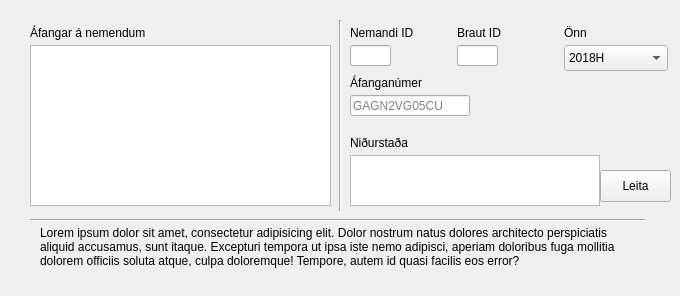
      <widget class="QWidget" name="studentcoursesTabRead">
       <attribute name="title">
        <string>Áfangi á nemanda</string>
       </attribute>
       <widget class="QLabel" name="label_38">
        <property name="geometry">
         <rect>
          <x>40</x>
          <y>226</y>
          <width>595</width>
          <height>61</height>
         </rect>
        </property>
        <property name="text">
         <string>Lorem ipsum dolor sit amet, consectetur adipisicing elit. Dolor nostrum natus dolores architecto perspiciatis aliquid accusamus, sunt itaque. Excepturi tempora ut ipsa iste nemo adipisci, aperiam doloribus fuga mollitia dolorem officiis soluta atque, culpa doloremque! Tempore, autem id quasi facilis eos error?</string>
        </property>
        <property name="textFormat">
         <enum>Qt::AutoText</enum>
        </property>
        <property name="scaledContents">
         <bool>false</bool>
        </property>
        <property name="alignment">
         <set>Qt::AlignLeading|Qt::AlignLeft|Qt::AlignTop</set>
        </property>
        <property name="wordWrap">
         <bool>true</bool>
        </property>
       </widget>
       <widget class="Line" name="line_13">
        <property name="geometry">
         <rect>
          <x>30</x>
          <y>210</y>
          <width>615</width>
          <height>20</height>
         </rect>
        </property>
        <property name="orientation">
         <enum>Qt::Horizontal</enum>
        </property>
       </widget>
       <widget class="QTreeWidget" name="treeWidget_9">
        <property name="geometry">
         <rect>
          <x>350</x>
          <y>155</y>
          <width>250</width>
          <height>51</height>
         </rect>
        </property>
        <property name="alternatingRowColors">
         <bool>false</bool>
        </property>
        <property name="columnCount">
         <number>0</number>
        </property>
       </widget>
       <widget class="QPushButton" name="pushButton_14">
        <property name="geometry">
         <rect>
          <x>600</x>
          <y>170</y>
          <width>71</width>
          <height>32</height>
         </rect>
        </property>
        <property name="text">
         <string>Leita</string>
        </property>
       </widget>
       <widget class="QLineEdit" name="lineEdit_5">
        <property name="geometry">
         <rect>
          <x>457</x>
          <y>45</y>
          <width>41</width>
          <height>21</height>
         </rect>
        </property>
        <property name="text">
         <string/>
        </property>
        <property name="maxLength">
         <number>11</number>
        </property>
        <property name="clearButtonEnabled">
         <bool>false</bool>
        </property>
       </widget>
       <widget class="QTreeWidget" name="treeWidget_10">
        <property name="geometry">
         <rect>
          <x>30</x>
          <y>45</y>
          <width>301</width>
          <height>161</height>
         </rect>
        </property>
        <property name="alternatingRowColors">
         <bool>true</bool>
        </property>
        <property name="columnCount">
         <number>0</number>
        </property>
       </widget>
       <widget class="QLabel" name="label_54">
        <property name="geometry">
         <rect>
          <x>350</x>
          <y>20</y>
          <width>101</width>
          <height>20</height>
         </rect>
        </property>
        <property name="text">
         <string>Nemandi ID</string>
        </property>
        <property name="alignment">
         <set>Qt::AlignBottom|Qt::AlignLeading|Qt::AlignLeft</set>
        </property>
       </widget>
       <widget class="QLabel" name="label_56">
        <property name="geometry">
         <rect>
          <x>30</x>
          <y>20</y>
          <width>201</width>
          <height>20</height>
         </rect>
        </property>
        <property name="text">
         <string>Áfangar á nemendum</string>
        </property>
        <property name="alignment">
         <set>Qt::AlignBottom|Qt::AlignLeading|Qt::AlignLeft</set>
        </property>
       </widget>
       <widget class="QLineEdit" name="lineEdit_7">
        <property name="geometry">
         <rect>
          <x>350</x>
          <y>45</y>
          <width>41</width>
          <height>21</height>
         </rect>
        </property>
        <property name="text">
         <string/>
        </property>
        <property name="maxLength">
         <number>11</number>
        </property>
        <property name="clearButtonEnabled">
         <bool>false</bool>
        </property>
       </widget>
       <widget class="QLabel" name="label_57">
        <property name="geometry">
         <rect>
          <x>457</x>
          <y>20</y>
          <width>101</width>
          <height>20</height>
         </rect>
        </property>
        <property name="text">
         <string>Braut ID</string>
        </property>
        <property name="alignment">
         <set>Qt::AlignBottom|Qt::AlignLeading|Qt::AlignLeft</set>
        </property>
       </widget>
       <widget class="QLabel" name="label_58">
        <property name="geometry">
         <rect>
          <x>350</x>
          <y>130</y>
          <width>101</width>
          <height>20</height>
         </rect>
        </property>
        <property name="text">
         <string>Niðurstaða</string>
        </property>
        <property name="alignment">
         <set>Qt::AlignBottom|Qt::AlignLeading|Qt::AlignLeft</set>
        </property>
       </widget>
       <widget class="QLabel" name="label_59">
        <property name="geometry">
         <rect>
          <x>564</x>
          <y>20</y>
          <width>101</width>
          <height>20</height>
         </rect>
        </property>
        <property name="text">
         <string>Önn</string>
        </property>
        <property name="alignment">
         <set>Qt::AlignBottom|Qt::AlignLeading|Qt::AlignLeft</set>
        </property>
       </widget>
       <widget class="QLabel" name="label_60">
        <property name="geometry">
         <rect>
          <x>350</x>
          <y>70</y>
          <width>101</width>
          <height>20</height>
         </rect>
        </property>
        <property name="text">
         <string>Áfanganúmer</string>
        </property>
        <property name="alignment">
         <set>Qt::AlignBottom|Qt::AlignLeading|Qt::AlignLeft</set>
        </property>
       </widget>
       <widget class="QLineEdit" name="lineEdit_9">
        <property name="geometry">
         <rect>
          <x>350</x>
          <y>95</y>
          <width>120</width>
          <height>21</height>
         </rect>
        </property>
        <property name="text">
         <string/>
        </property>
        <property name="maxLength">
         <number>11</number>
        </property>
        <property name="placeholderText">
         <string>GAGN2VG05CU</string>
        </property>
        <property name="clearButtonEnabled">
         <bool>false</bool>
        </property>
       </widget>
       <widget class="QComboBox" name="comboBox_14">
        <property name="geometry">
         <rect>
          <x>564</x>
          <y>45</y>
          <width>104</width>
          <height>26</height>
         </rect>
        </property>
        <item>
         <property name="text">
          <string>2018H</string>
         </property>
        </item>
        <item>
         <property name="text">
          <string>2019V</string>
         </property>
        </item>
        <item>
         <property name="text">
          <string>2019H</string>
         </property>
        </item>
        <item>
         <property name="text">
          <string>2020V</string>
         </property>
        </item>
        <item>
         <property name="text">
          <string>2020H</string>
         </property>
        </item>
        <item>
         <property name="text">
          <string>2021V</string>
         </property>
        </item>
        <item>
         <property name="text">
          <string>2021H</string>
         </property>
        </item>
       </widget>
       <widget class="Line" name="line_53">
        <property name="geometry">
         <rect>
          <x>330</x>
          <y>20</y>
          <width>20</width>
          <height>191</height>
         </rect>
        </property>
        <property name="orientation">
         <enum>Qt::Vertical</enum>
        </property>
       </widget>
      </widget>
